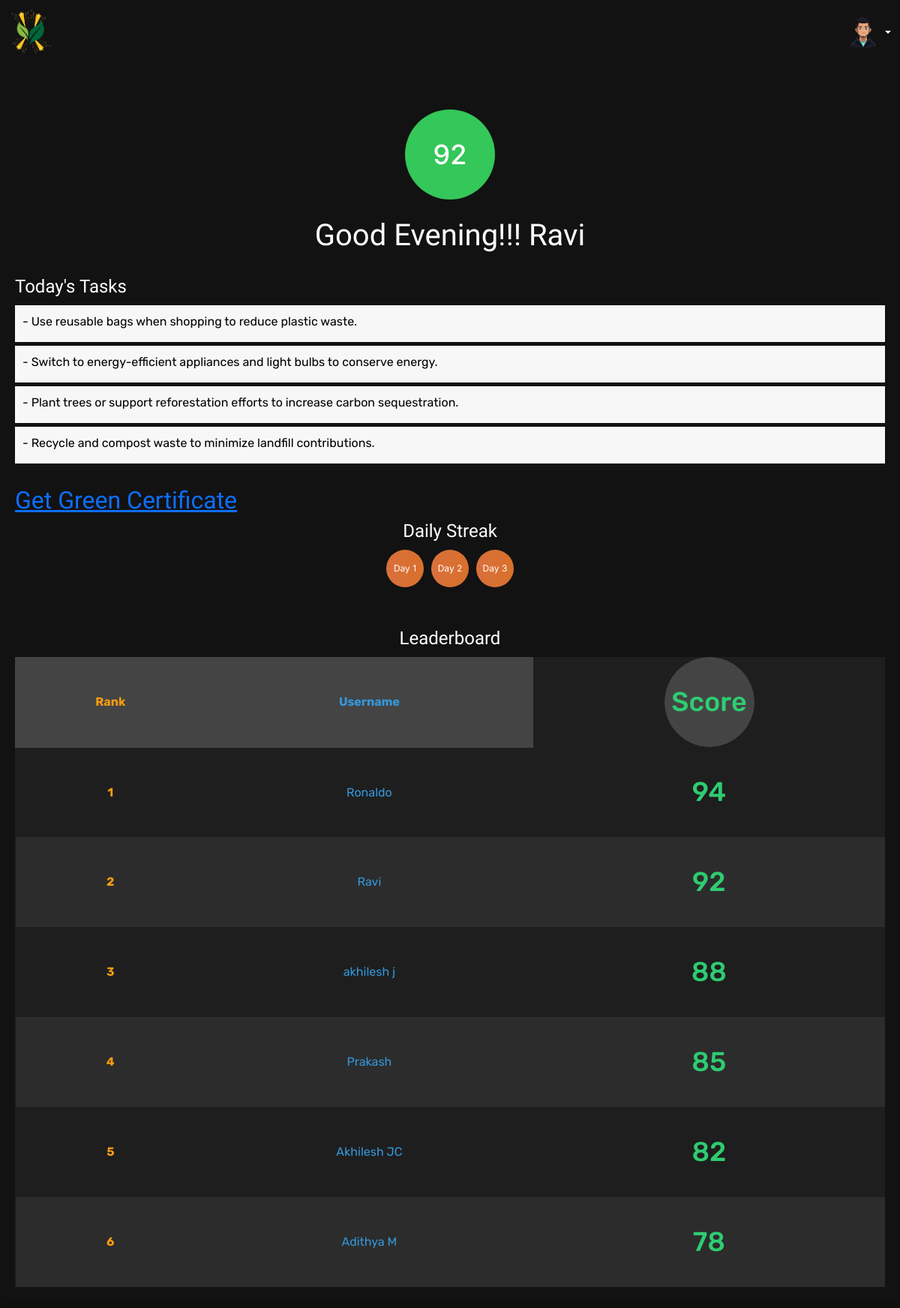
/dashboard (signed in), run on an earlier commit of the app's database.
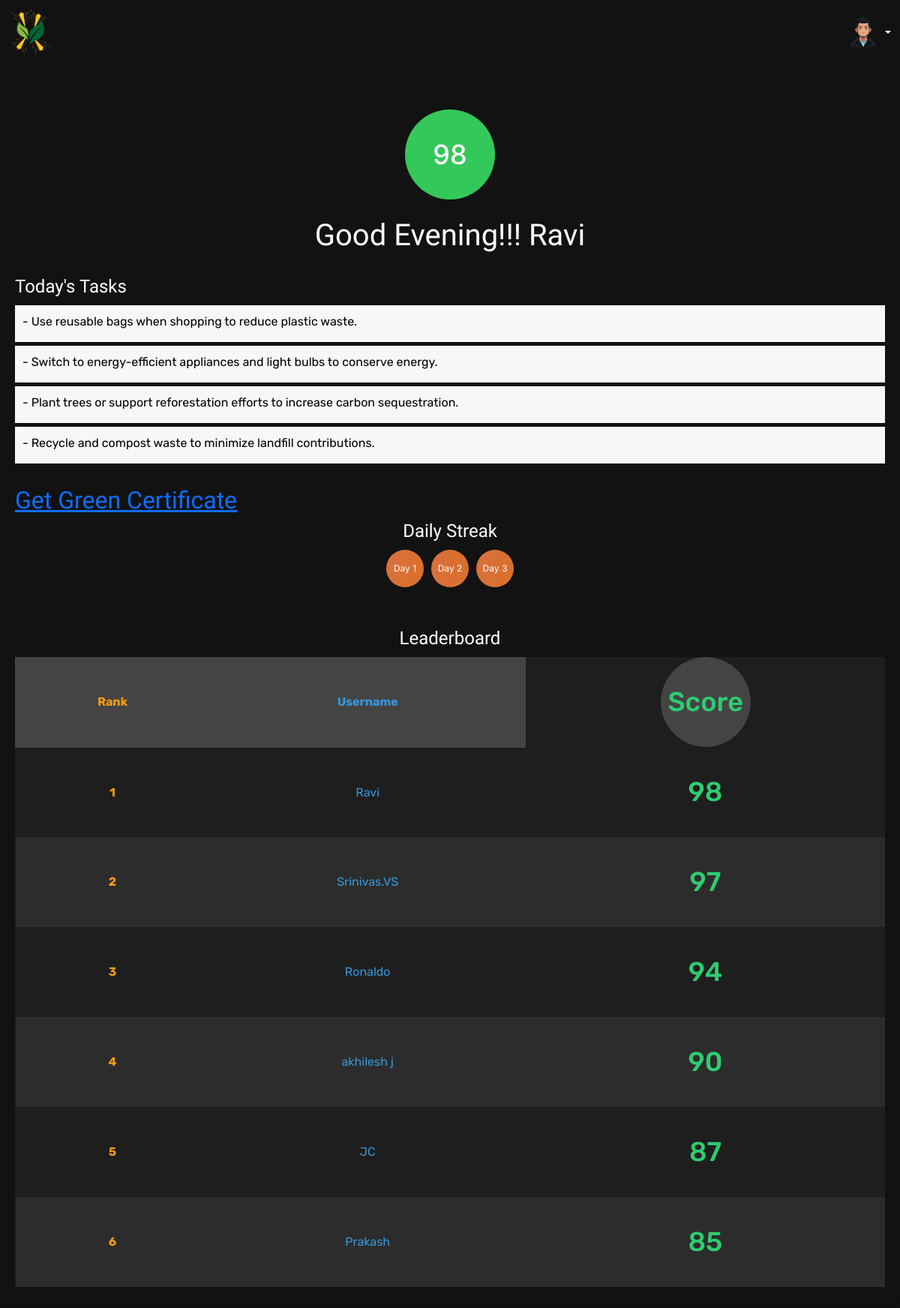
And on a later commit of the database.
### app.py (models this page shows)
class User(db.Model, UserMixin):
    id = db.Column(db.Integer, primary_key=True)
    username = db.Column(db.String(150), unique=True, nullable=False)
    password = db.Column(db.String(60), nullable=False)
    score = db.Column(db.Integer,unique=False)
    tasks = db.relationship("Task",backref="user",lazy=True)

class Task(db.Model):
    id = db.Column(db.Integer,primary_key=True)
    info = db.Column(db.String(200),nullable=False)
    user_id = db.Column(db.Integer,db.ForeignKey("user.id"),nullable=False)

### app.py (the view)
@app.route('/dashboard')
@login_required
def dashboard():
    score = current_user.score
    tasks_recv = current_user.tasks
    tasks = []
    for task in tasks_recv:
        tasks.append(task.info)
    streak = 3
    leaderboard = User.query.order_by(User.score.desc()).limit(6).all()
    leaderboard_data = [{'username': user.username, 'score': user.score} for user in leaderboard]
    return render_template("dashboard.html",score=score,tasks=tasks,streak=streak,leaderboard=leaderboard_data,user=current_user)

### app.py (called while the page is built)
@login_manager.user_loader
def load_user(user_id):
    return User.query.get(int(user_id))

### templates/dashboard.html (shortened to what this page needs)
<!DOCTYPE html>
<html lang="en">
<head>
    <link href="https://cdn.jsdelivr.net/npm/bootstrap@5.3.0-alpha3/dist/css/bootstrap.min.css" rel="stylesheet">
</head>
<body>
</body>
<nav class="navbar navbar-expand-lg navbar-dark" style="background: none; border-bottom: none;">
    <div class="container-fluid">
        <a class="navbar-brand" href="#">
            <img src="{{ url_for('static', filename='logo.png') }}" alt="Logo" style="height: 60px;">
        </a>
        <div class="dropdown ms-auto">
            <a class="nav-link dropdown-toggle d-flex align-items-center" href="#" id="navbarDropdown" role="button"
                data-bs-toggle="dropdown" aria-expanded="false" style="text-decoration: none;">
                <img src="{{ url_for('static', filename='avatar-placeholder.png') }}" alt="Avatar"
                    class="rounded-circle" style="height: 50px; width: 50px;">
            </a>
        </div>
    </div>
</nav>
<div class="container">
    <div class="score-container">
        <div class="score {{ 'score-green' if score > 60 else 'score-red' }}">
            {{ score }}
        </div>
        <br />
        <h1>Good Evening!!! {{user.username}}</h1>
    </div>
    <div class="tasks">
        <h2>Today's Tasks</h2>
        <ul>
            {% for task in tasks %}
            <li>
                <div class="task-box">
                    <a class="ref-link" href="#" style="text-decoration: none;color: black;">{{ task }}</a>
                </div>
            </li>
            {% endfor %}
        </ul>
    </div>
    <a href="{{url_for('cert')}}">
        <h2>Get Green Certificate</h2>
    </a>
    <div class="streak-counter">
        <h2>Daily Streak</h2>
        <div class="streak-dots">
            {% for day in range(1, streak + 1) %}
            <div class="streak-dot">{{ 'Day ' + day|string }}</div>
            {% endfor %}
        </div>
    </div>
    <br>
    <div class="leaderboard">
        <h2>Leaderboard</h2>
        <table class="leaderboard-table">
            <thead>
                <tr>
                    <th class="rank">Rank</th>
                    <th class="username">Username</th>
                    <th class="score">Score</th>
                </tr>
            </thead>
            <tbody>
                {% for user in leaderboard %}
                <tr>
                    <td class="rank">{{ loop.index }}</td>
                    <td class="username">{{ user.username }}</td>
                    <td class="score">{{ user.score }}</td>
                </tr>
                {% endfor %}
            </tbody>
        </table>
    </div>
</div>
</body>
</html>

### templates/dashboard.html (style rules this page uses)
.navbar { background-color: #1e1e1e; }
h1, h2, h3, h4, h5, h6 { font-family: 'Borel', cursive; }
body, p, li, td, th { font-family: 'Rubik', sans-serif; }
html, body { overflow-x: hidden; margin: 0; padding: 0; }
* { box-sizing: border-box; }
.container { max-width: 100vw; overflow-x: hidden; }
.container { -ms-overflow-style: none; scrollbar-width: none; }
body { font-family: 'Inter', sans-serif; margin: 0; padding: 0; background-color: #121212; ; color: white; overflow-y: scroll; overflow-x: hidden; }
.container { max-width: 1200px; margin: 40px auto; padding: 20px; border-radius: 12px; box-shadow: 0 4px 8px rgba(0, 0, 0, 0.1); }
.score-container { text-align: center; margin-bottom: 30px; }
.score { width: 120px; height: 120px; border-radius: 50%; display: flex; align-items: center; justify-content: center; font-size: 36px; font-weight: 500; color: #fff; margin: 0 auto; position: relative; transition: all 0.3s ease-in-out; }
.score-green { background-color: #34C759; }
.tasks { margin-bottom: 30px; }
.tasks h2 { font-size: 24px; font-weight: 500; margin-bottom: 10px; }
.tasks ul { list-style: none; padding: 0; }
.tasks li { background-color: #f7f7f7; margin: 5px 0; padding: 10px; font-size: 16px; transition: all 0.3s ease-in-out; color: black; }
.streak-counter { text-align: center; }
.streak-counter h2 { font-size: 24px; font-weight: 500; margin-bottom: 10px; }
.streak-dots { display: flex; justify-content: center; }
.streak-dot { width: 50px; height: 50px; border-radius: 50%; background: linear-gradient(to right, #D9703D, #D9702A); margin: 0 5px; display: flex; align-items: center; justify-content: center; color: #fff; font-size: 12px; transition: all 0.3s ease-in-out; }
.leaderboard { margin-top: 30px; }
.leaderboard h2 { font-size: 24px; font-weight: 500; margin-bottom: 10px; text-align: center; }
.leaderboard-table { width: 100%; border-collapse: collapse; margin-top: 10px; background-color: #1e1e1e; color: #fff; border-radius: 8px; overflow: hidden; box-shadow: 0 4px 8px rgba(0, 0, 0, 0.2); }
.leaderboard-table thead { background-color: #333; }
.leaderboard-table th, .leaderboard-table td { padding: 12px; text-align: center; border: 1px solid #444; }
.leaderboard-table th { background-color: #444; color: #fff; }
.leaderboard-table tr:nth-child(even) { background-color: #2c2c2c; }
.leaderboard-table tr:nth-child(odd) { background-color: #1e1e1e; }
.leaderboard-table .rank { color: #f39c12; font-weight: bold; }
.leaderboard-table .username { color: #3498db; }
.leaderboard-table .score { color: #2ecc71; }
.leaderboard-table td { border: none; background: none; padding: 12px; }
.leaderboard-table { border-radius: 0; box-shadow: none; }
.leaderboard-table td { color: #fff; }
body { width: 100%; overflow-x: hidden; overflow-y: hidden; }
.task-box { padding-bottom: 5px; }

What changed in the data, as far as the page shows it:
no longer on this page (row unchanged): User: username "Akhilesh JC", score "82"
no longer on this page (row unchanged): User: username "Adithya M", score "78"
changed User "Ravi": score "92" → "98"; moves up the list
added User: username "Srinivas.VS", score "97"
changed User "akhilesh j": score "88" → "90"
added User: username "JC", score "87"
Also different on the page:
{{ score }}: "92" → "98"
